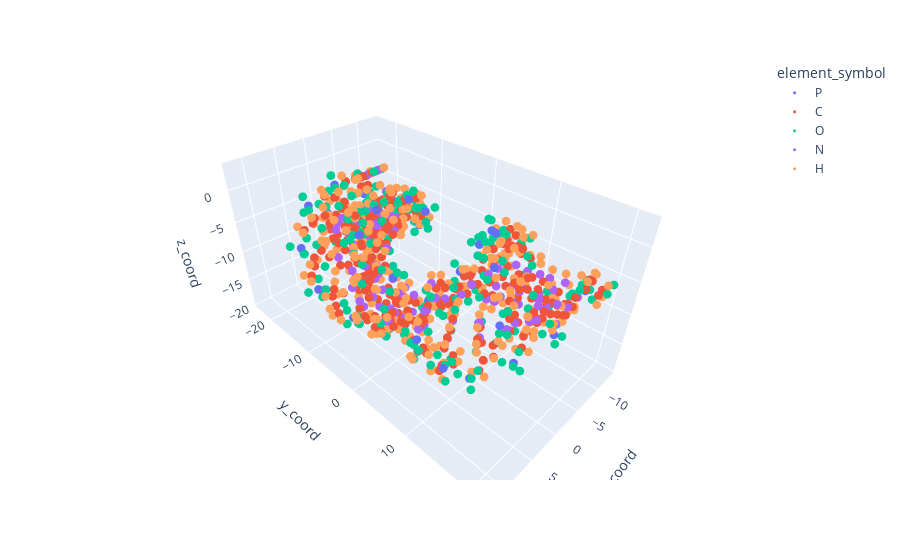

Notebook code for this chart:
### Code cell
import plotly.express as px
fig = px.scatter_3d(atomic_df, x='x_coord', y='y_coord', z='z_coord',
              color='element_symbol')
fig.update_traces(marker_size = 3)
fig.show()

### Figure 1 — Plotly figure (JSON) as saved in the notebook; plotly's stock layout.template omitted (floating-point values rounded to 4 significant figures; data arrays with more than 128 entries replaced by an {"elided": "..."} marker saying what was removed)
{"data": [{"hovertemplate": "element_symbol=P<br>x_coord=%{x}<br>y_coord=%{y}<br>z_coord=%{z}<extra></extra>", "legendgroup": "P", "marker": {"color": "#636efa", "size": 3, "symbol": "circle"}, "mode": "markers", "name": "P", "scene": "scene", "showlegend": true, "type": "scatter3d", "x": [6.941, 3.381, -1.628, -5.638, -8.005, -7.645, -3.728, 1.642, 6.059, 8.354, 7.82, 3.656, -2.65, -8.364, -8.841, -10.6, -7.659, -2.94, 3.352, 8.13, 9.072, 9.771, 6.513, 2.577, -3.234, -8.506, -12.12], "y": [17.44, 13.64, 9.877, 6.396, 2.861, 0.056, -2.38, -4.524, -8.001, -12.56, -16.51, -19.87, -21.85, -21.97, -17.42, -11.19, -7.049, -5.563, -4.72, -2.314, 4.496, 8.798, 9.974, 11.01, 13.55, 15.78, 17.03], "z": [-1.803, 1.418, 1.81, -1.012, -5.716, -11.42, -15.83, -18.19, -16.74, -12.86, -7.918, -3.995, -3.478, -7.058, -12.36, -9.475, -4.342, -0.115, 1.038, 0.487, -1.548, -7.485, -13.51, -17.48, -17.08, -14.1, -8.139]}, {"hovertemplate": "element_symbol=C<br>x_coord=%{x}<br>y_coord=%{y}<br>z_coord=%{z}<extra></extra>", "legendgroup": "C", "marker": {"color": "#EF553B", "size": 3, "symbol": "circle"}, "mode": "markers", "name": "C", "scene": "scene", "showlegend": true, "type": "scatter3d", "x": {"elided": "256 float values"}, "y": {"elided": "256 float values"}, "z": {"elided": "256 float values"}}, {"hovertemplate": "element_symbol=O<br>x_coord=%{x}<br>y_coord=%{y}<br>z_coord=%{z}<extra></extra>", "legendgroup": "O", "marker": {"color": "#00cc96", "size": 3, "symbol": "circle"}, "mode": "markers", "name": "O", "scene": "scene", "showlegend": true, "type": "scatter3d", "x": {"elided": "190 float values"}, "y": {"elided": "190 float values"}, "z": {"elided": "190 float values"}}, {"hovertemplate": "element_symbol=N<br>x_coord=%{x}<br>y_coord=%{y}<br>z_coord=%{z}<extra></extra>", "legendgroup": "N", "marker": {"color": "#ab63fa", "size": 3, "symbol": "circle"}, "mode": "markers", "name": "N", "scene": "scene", "showlegend": true, "type": "scatter3d", "x": [-1.579, -3.065, -0.734, 2.175, 1.886, -3.273, -5.518, -3.631, 0.002, -1.421, -4.174, -3.271, -1.043, -3.249, -5.183, -5.523, -3.427, -5.796, -4.688, -2.308, -2.484, -0.455, -0.279, 3.963, 3.727, 2.304, 0.443, 1.266, 4.364, 3.488, 1.251, 3.203, 5.484, 1.445, 3.456, 5.827, 5.006, 2.582, 1.152, 2.645, 0.542, 0.226, -0.637, -0.917, -6.812, -7.118, -4.206, -2.02, -1.013, -4.92, -5.006, -6.957, -7.851, -9.096, -2.297, -2.205, -4.114, -5.254, -6.264, 0.199, 1.445, -0.663, -3.177, -3.019, 1.015, 1.543, 4.102, 6.441, 5.71, 2.535, 4.737, 9.395, 10.51, 7.269, 7.099, 9.018, 6.516, 8.551, 4.887, 6.596, 8.749, 2.392, 2.65, 4.322, 4.705, 6.036, 2.084, 0.43, -1.367, -1.427, 0.108, -3.981, -6.341, -5.778, -2.692, -5.006, -6.554, -4.488, -2.385, -6.551, -4.116, -2.719], "y": [18.75, 18.44, 18.41, 18.68, 18.38, 15.5, 15.3, 15.03, 14.9, 14.68, 11.41, 11.95, 11.82, 8.279, 8.202, 7.994, 8.109, 7.865, 4.624, 4.897, 1.877, 2.03, 1.337, -0.455, -0.235, -1.006, -1.228, -0.687, -3.982, -4.22, -4.581, -7.909, -8.019, -7.772, -7.78, -7.887, -11.67, -11.36, -11.2, -14.98, -14.45, -14.46, -17.92, -17.67, -18.63, -16.61, -19.93, -21.03, -22.28, -15.94, -15.56, -15.45, -15.76, -15.5, -13.21, -13.8, -12.77, -11.79, -11.84, -10.55, -11.51, -10.55, -8.892, -9.459, -7.501, -7.328, -4.176, -4.809, -4.736, -3.972, -4.649, -0.849, -0.076, -1.637, -1.171, -0.274, 1.583, 2.702, 1.127, 2.51, 3.428, 3.174, 2.935, 3.992, 4.989, 5.261, 6.637, 5.961, 9.132, 8.895, 9.84, 11.61, 11.3, 11.53, 12.2, 11.83, 14.98, 14.96, 15.29, 18.61, 18.79, 18.48], "z": [-3.275, -1.333, -1.044, -3.285, -0.899, -4.573, -3.615, -2.244, -2.829, -0.886, -3.004, -5.215, -5.801, -9.427, -10.99, -8.691, -5.672, -6.103, -9.808, -10.02, -12.51, -11.15, -8.945, -11.03, -13.37, -9.574, -11.96, -14.18, -13.3, -11.03, -10.5, -8.16, -8.771, -9.586, -11.87, -11.37, -8.516, -8.376, -10.19, -6.39, -7.525, -9.815, -6.973, -9.346, -2.008, -0.763, -9.353, -9.595, -7.894, -6.611, -9.087, -7.81, -4.26, -6.305, -7.013, -4.604, -5.487, -8.843, -6.646, -6.546, -4.625, -4.295, -6.402, -4.062, -3.327, -5.655, -7.983, -8.514, -6.276, -4.577, -3.841, -8.607, -6.664, -8.688, -5.689, -4.501, -9.788, -9.325, -8.258, -6.179, -6.813, -10.94, -13.39, -12.12, -8.594, -10.6, -13.8, -12.2, -14.28, -11.84, -10.38, -8.242, -7.58, -9.841, -11.73, -12.32, -8.732, -7.428, -8.302, -5.192, -5.128, -6.937]}, {"hovertemplate": "element_symbol=H<br>x_coord=%{x}<br>y_coord=%{y}<br>z_coord=%{z}<extra></extra>", "legendgroup": "H", "marker": {"color": "#FFA15A", "size": 3, "symbol": "circle"}, "mode": "markers", "name": "H", "scene": "scene", "showlegend": true, "type": "scatter3d", "x": {"elided": "292 float values"}, "y": {"elided": "292 float values"}, "z": {"elided": "292 float values"}}], "layout": {"legend": {"title": {"text": "element_symbol"}, "tracegroupgap": 0}, "margin": {"t": 60}, "scene": {"domain": {"x": [0, 1], "y": [0, 1]}, "xaxis": {"title": {"text": "x_coord"}}, "yaxis": {"title": {"text": "y_coord"}}, "zaxis": {"title": {"text": "z_coord"}}}}}
